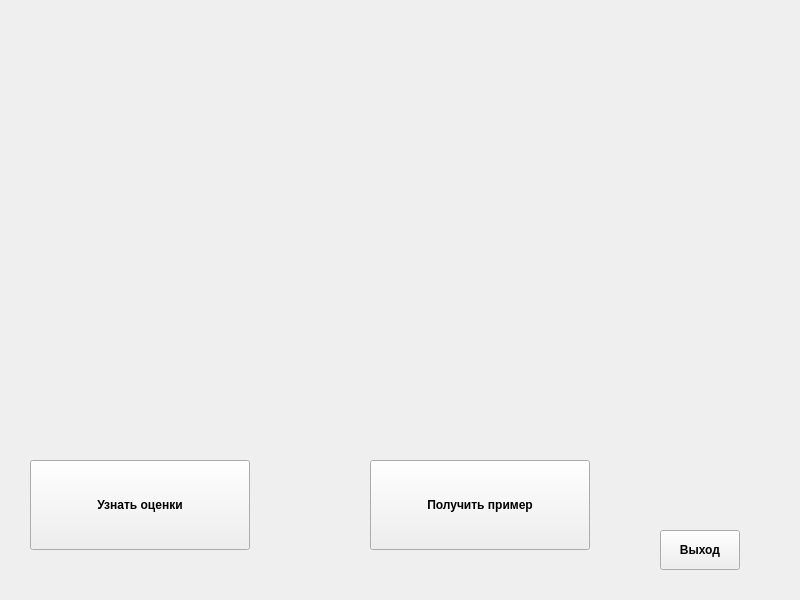
<?xml version="1.0" encoding="UTF-8"?>
<ui version="4.0">
 <class>Student</class>
 <widget class="QWidget" name="Student">
  <property name="geometry">
   <rect>
    <x>0</x>
    <y>0</y>
    <width>800</width>
    <height>600</height>
   </rect>
  </property>
  <property name="windowTitle">
   <string>Кабинет студента</string>
  </property>
  <widget class="QPushButton" name="pushButton">
   <property name="geometry">
    <rect>
     <x>660</x>
     <y>530</y>
     <width>80</width>
     <height>40</height>
    </rect>
   </property>
   <property name="font">
    <font>
     <family>Arial</family>
     <bold>true</bold>
    </font>
   </property>
   <property name="text">
    <string>Выход</string>
   </property>
  </widget>
  <widget class="QPushButton" name="showEquations">
   <property name="geometry">
    <rect>
     <x>370</x>
     <y>460</y>
     <width>220</width>
     <height>90</height>
    </rect>
   </property>
   <property name="sizePolicy">
    <sizepolicy hsizetype="Minimum" vsizetype="Fixed">
     <horstretch>0</horstretch>
     <verstretch>0</verstretch>
    </sizepolicy>
   </property>
   <property name="font">
    <font>
     <family>Arial</family>
     <bold>true</bold>
    </font>
   </property>
   <property name="text">
    <string>Получить пример</string>
   </property>
   <property name="default">
    <bool>false</bool>
   </property>
  </widget>
  <widget class="QPushButton" name="showGrades">
   <property name="geometry">
    <rect>
     <x>30</x>
     <y>460</y>
     <width>220</width>
     <height>90</height>
    </rect>
   </property>
   <property name="sizePolicy">
    <sizepolicy hsizetype="Minimum" vsizetype="Fixed">
     <horstretch>0</horstretch>
     <verstretch>0</verstretch>
    </sizepolicy>
   </property>
   <property name="font">
    <font>
     <family>Arial</family>
     <bold>true</bold>
    </font>
   </property>
   <property name="text">
    <string>Узнать оценки</string>
   </property>
   <property name="default">
    <bool>false</bool>
   </property>
  </widget>
 </widget>
 <resources/>
 <connections/>
</ui>
